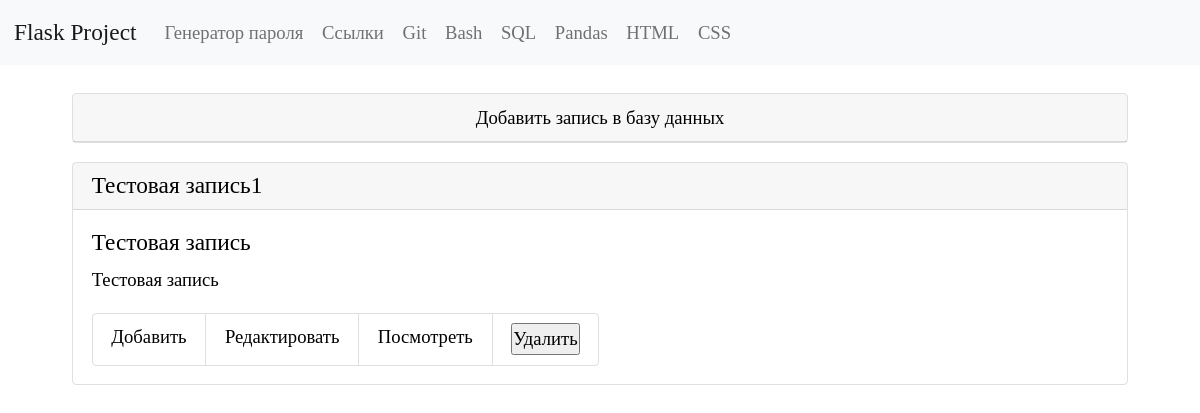
/css, run on an earlier commit of the app's database.
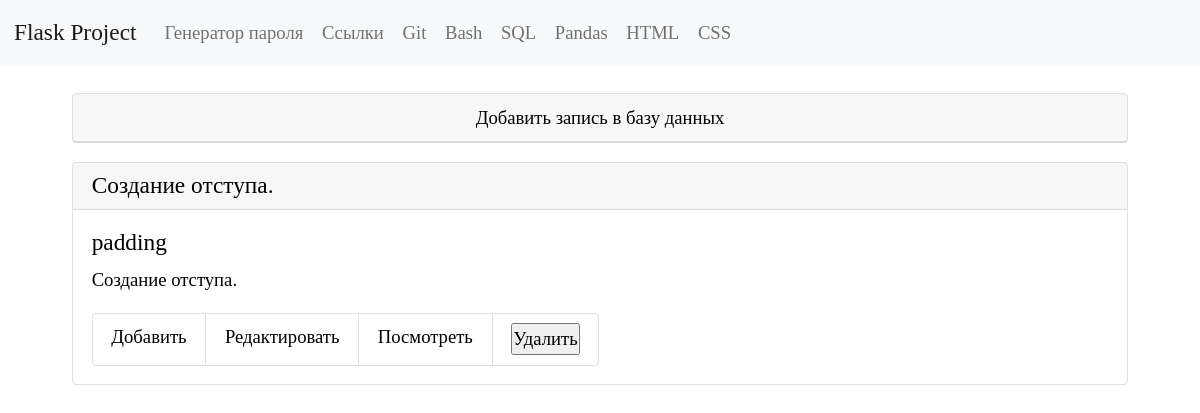
And on a later commit of the database.
### tables this page shows
CREATE TABLE "css" (
    css_id INTEGER PRIMARY KEY AUTOINCREMENT,
    css_command TEXT NOT NULL,
    css_name TEXT NOT NULL
  , css_description TEXT);

### app.py (the view)
@app.route("/css")
def css_list_commands():
    conn = get_db_connection()
    css_list = conn.execute("SELECT * FROM css ORDER BY 1 DESC").fetchall()
    conn.close()
    return render_template("css/css_list_commands.html",
                           css_list=css_list, )

### app.py (called while the page is built)
def get_db_connection():
    conn = sqlite3.connect("database.db")
    conn.row_factory = sqlite3.Row
    return conn

### templates/css/css_list_commands.html
{% extends "base.html" %} {% block title %}Команды css{% endblock %} {% block content %}
<div class="container p-4">
   <div class="card mb-3">
      <div class="card-header text-center">
         <a href="{{ url_for('add_css_command') }}">Добавить запись в базу данных</a>
      </div>
   </div>
   {% for css_list in css_list %}
   <div class="card mb-3">
      <h5 class="card-header">{{ css_list['css_name'] }}</h5>
      <div class="card-body">
         <h5 class="card-title">{{ css_list['css_command'] }}</h5>
         <p class="card-text">{{ css_list['css_description'] }}</p>
         <ul class="list-group list-group-horizontal">
            <li class="list-group-item">
               <a href="{{ url_for('add_css_command') }}">Добавить</a>
            </li>
            <li class="list-group-item">
               <a href="{{ url_for('edit_css_command', css_id=css_list['css_id']) }}">Редактировать</a>
            </li>
            <li class="list-group-item">
               <a href="{{ url_for('get_post_css_command', css_id=css_list['css_id']) }}">Посмотреть</a>
            </li>
            <li class="list-group-item">
               <form action="{{ url_for('delete_css_command', css_id=css_list['css_id']) }}" class="add"
                  method="POST">
                  <input type="submit" value="Удалить"
                     onclick="return confirm('Вы уверены что хотите удалить запись?')" />
               </form>
            </li>
         </ul>
      </div>
   </div>
   {% endfor %}
</div>
{% endblock %}

What changed in the data, as far as the page shows it:
removed css: css_name "Тестовая запись1", css_command "Тестовая запись", css_description "Тестовая запись"
added css: css_name "Создание отступа.", css_command "padding", css_description "Создание отступа."
